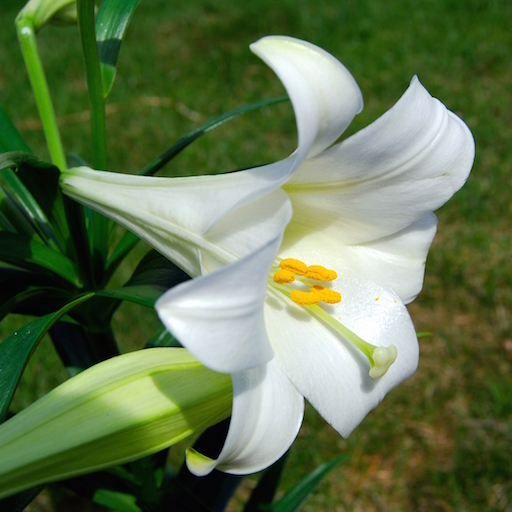
#> input picture tedu_files/璇句欢/ml_data/lily.jpg, 512 x 512 px, found by its file name
$ python demo04_thres.py   (older library calls are emulated)
#> lines starting #> are read from the running program, lines starting #| are printed output that depends on the picture; after the words box and inside, x2 and y2 are one past the last pixel; in counts of white or black regions, pixels touching at a corner belong together
# -*- coding: utf-8 -*-
from __future__ import unicode_literals
"""
demo04_thres.py 二值化
"""
import numpy as np
import sklearn.preprocessing as sp
import scipy.misc as sm
import matplotlib.pyplot as mp

img = sm.imread('../da_data/lily.jpg', True)
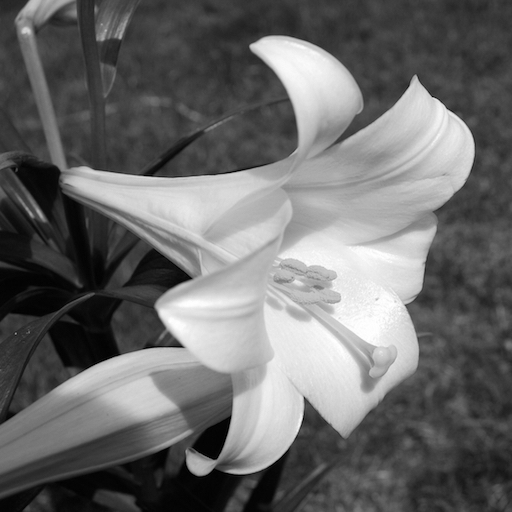
#> img: shape (512, 512) float32; min 0, max 255, mean 106.7
print(img.shape)
#| (512, 512)
mp.subplot(121)
mp.imshow(img, cmap='gray')
mp.tight_layout()

# 针对图像执行二值化处理，简化图像处理难度
bin = sp.Binarizer(threshold=127)
img2 = bin.transform(img)
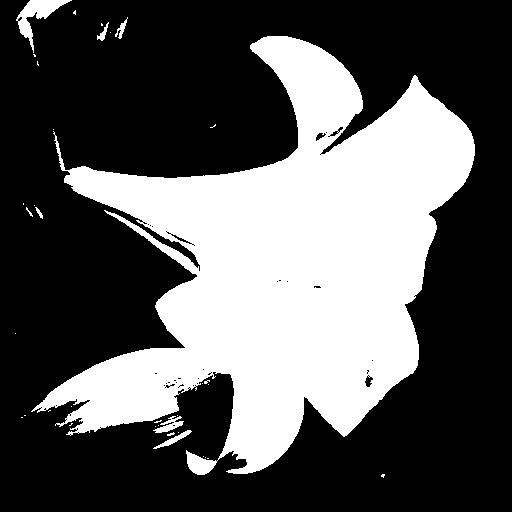
#> img2: shape (512, 512) float32; values 0 (black) and 1 (white), 35.1% white; 36 white regions (28 under 20 px), largest, box (x1, y1, x2, y2) and area: (31, 36, 475, 475) 90501, (16, 0, 72, 53) 854, (153, 416, 184, 433) 226
mp.subplot(122)
mp.imshow(img2, cmap='gray')
mp.tight_layout()

mp.show()
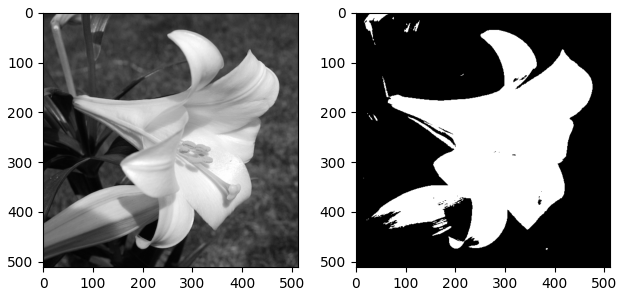
#> figure drawn by matplotlib, 2 panels

$ run again, with tedu_files/璇句欢/ml_data/deformed.jpg copied over tedu_files/璇句欢/ml_data/lily.jpg
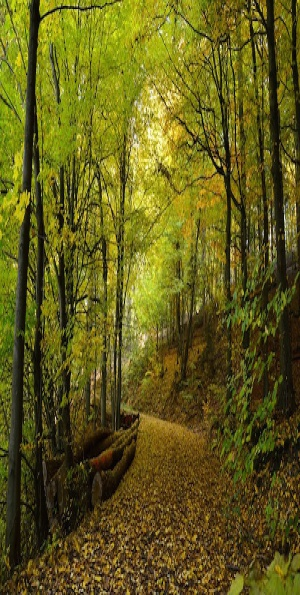
#> input picture tedu_files/璇句欢/ml_data/deformed.jpg, 300 x 595 px, found by its file name
#| (595, 300)
#> `img2 = bin.transform(img)`:
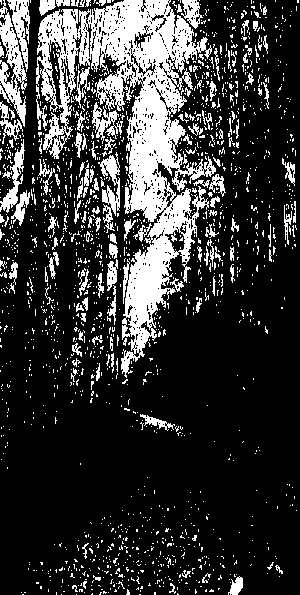
#> img2: shape (595, 300) float32; values 0 (black) and 1 (white), 21.4% white; 1659 white regions (1519 under 20 px), largest, box (x1, y1, x2, y2) and area: (36, 0, 216, 378) 21238, (0, 0, 27, 127) 1409, (98, 152, 120, 233) 742
#> `mp.show()`:
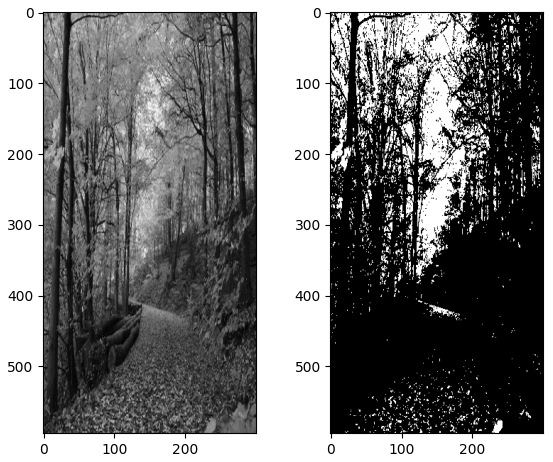
#> figure drawn by matplotlib, 2 panels
